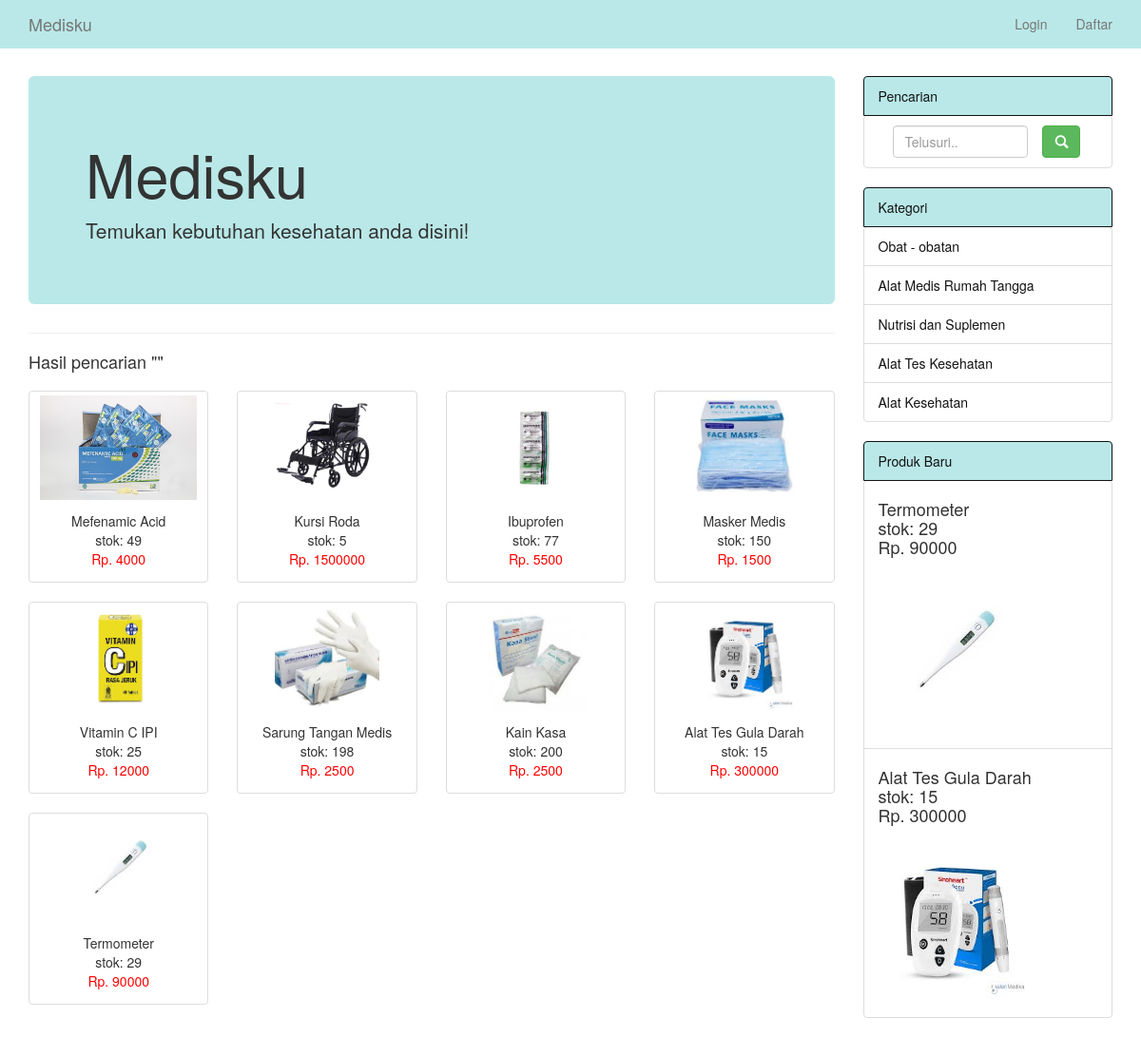
Screenshot of /search.php with the database file from the repository.
### tables this page shows
CREATE TABLE `barang` (
  `id_barang` int NOT NULL AUTO_INCREMENT,
  `nama_barang` varchar(35) NOT NULL,
  `harga` varchar(35) NOT NULL,
  `stok` int NOT NULL,
  `gambar` varchar(255) NOT NULL,
  `id_kategori` int NOT NULL,
  PRIMARY KEY (`id_barang`),
  KEY `id_kategori` (`id_kategori`),
  CONSTRAINT `barang_ibfk_1` FOREIGN KEY (`id_kategori`) REFERENCES `kategori` (`id_kategori`)
);

CREATE TABLE `kategori` (
  `id_kategori` int NOT NULL AUTO_INCREMENT,
  `kategori` varchar(35) NOT NULL,
  PRIMARY KEY (`id_kategori`)
);

### search.php (the view, shortened to what this page needs)
<?php
	include "koneksi/config.php";
?>
<!DOCTYPE html>
<html>
<head>
    <link href="assets/css/bootstrap.css" rel="stylesheet">
</head>
<body >
    <nav class="navbar navbar-default navbar-fixed-top" role="navigation">
        <div class="container">
            <div class="navbar-header">
                <a class="navbar-brand" href="index.php">Medisku</a>
            </div>
            <div class="collapse navbar-collapse" id="bs-example-navbar-collapse-1">
                <ul class="nav navbar-nav navbar-right">
                    <li>
                        <a href="login.php">Login</a>
                    </li>
                    <li>
                        <a href="daftar.php">Daftar</a>
                    </li>
                </ul>
            </div>
        </div>
    </nav>
    <div class="container" style="padding-top: 8rem;">
        <div class="row">
            <div class="col-md-9">
                <div class="jumbotron">
                    <h1>Medisku</h1>
                    <p>Temukan kebutuhan kesehatan anda disini!</p>
                </div>
                <hr>
                <div style="margin-bottom: 2rem;">
                    <h4>Hasil pencarian "<?php echo $_POST['cari'] ?>"</h4>
                </div>
                <div class="row">
                    <?php
                        $cari = $_POST['cari'];
                        $sql1 = "select * from barang where nama_barang like '%$cari%'";
                        $query1 = mysqli_query($connect,$sql1);
                        $cek = mysqli_num_rows($query1);
                        if($cek > 0){
                            while ($row = mysqli_fetch_array($query1)){ ?>
                            <div class="col-md-3 text-center col-sm-6">
                                <div class="thumbnail">
                                    <img src="image/<?php echo $row['gambar'] ?>" style="width: max-content; height: 11rem; object-fit: cover; margin-bottom: 12px">
                                    <div><?php echo ucwords($row['nama_barang']); ?></div>
                                    <div>stok: <?php echo "$row[stok]"; ?></div>
                                    <p style="color: red;">Rp. <?php echo "$row[harga]" ?> </p>
                                </div>
                            </div>
                        <?php }
                    } ?>
                </div>
            </div>
            <div class="col-md-3">
                <div>
                    <a class="list-group-item active ">Pencarian</a>
                    <ul class="list-group">
                        <li class="list-group-item">
                            <form  action="search.php" method="POST">
                                <div class="col-md-9">
                                    <input type="text" name="cari" class="form-control" placeholder="Telusuri..">
                                </div>
                                <button type="submit" class="btn btn-success"><span class="glyphicon glyphicon-search"></span></button>
                            </form>
                        </li>
                    </ul>
                </div>
                <div>
                    <a class="list-group-item active">Kategori</a>
                    <ul class="list-group">
                        <?php
                        $sql = "select * from kategori";
                        $query = mysqli_query($connect,$sql);
                        while ($data = mysqli_fetch_array($query)){ ?>
                            <li class="list-group-item"><a href="kategori.php?kategori=<?php echo "$data[id_kategori]"; ?>"><?php echo "$data[kategori]"; ?></a></li>
                        <?php } ?>
                    </ul>
                </div>
                <div>
                    <a class="list-group-item active">Produk Baru</a>
                    <ul class="list-group">
                        <?php
                            $sql_barang = "select * from barang order by id_barang desc limit 2";
                            $query_barang = mysqli_query($connect,$sql_barang);
                            while ($row = mysqli_fetch_array($query_barang)){ ?>
                            <li class="list-group-item">
                                <div>
                                    <h4><?php echo "$row[nama_barang]"; ?>
                                    <div>stok: <?php echo "$row[stok]"; ?></div>
                                    <p>Rp. <?php echo "$row[harga]" ?> </p>
                                    <img src="<?php echo "image/$row[gambar]"; ?>" style="width: max-content; height: 16rem; object-fit: cover; margin-top: 12px"/>
                                </div>
                            </li>
                        <?php } ?>
                    </ul>
                </div>
            </div>
            </div>
    </div>
</body>
</html>

### rows the page displays
barang: gambar (picture), nama_barang "Mefenamic Acid", stok "49", harga "4000"
barang: gambar (picture), nama_barang "Kursi Roda", stok "5", harga "1500000"
barang: gambar (picture), nama_barang "Ibuprofen", stok "77", harga "5500"
barang: gambar (picture), nama_barang "Masker Medis", stok "150", harga "1500"
barang: gambar (picture), nama_barang "Vitamin C IPI", stok "25", harga "12000"
barang: gambar (picture), nama_barang "Sarung Tangan Medis", stok "198", harga "2500"
barang: gambar (picture), nama_barang "Kain Kasa", stok "200", harga "2500"
barang: gambar (picture), nama_barang "Alat Tes Gula Darah", stok "15", harga "300000"
barang: gambar (picture), nama_barang "Termometer", stok "29", harga "90000"
kategori: kategori "Obat - obatan"
kategori: kategori "Alat Medis Rumah Tangga"
kategori: kategori "Nutrisi dan Suplemen"
kategori: kategori "Alat Tes Kesehatan"
kategori: kategori "Alat Kesehatan"
